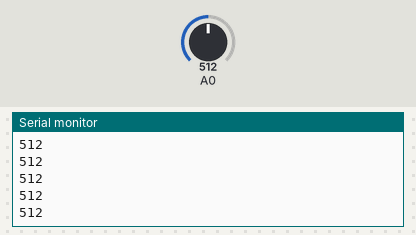
This sketch was run on a simulated Arduino Uno, built with avr-gcc and run on an emulated ATmega328P. Parts: the last lines printed to the serial monitor. The test bench sets the inputs (shaded band); at power-on: A0 = 512.

Above: at 1.2 s.
1.3 s: A0 set to 716
At 2.2 s:
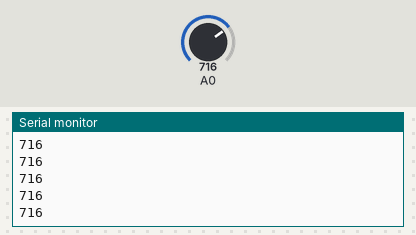
2.8 s: A0 set to 900
At 3.6 s:
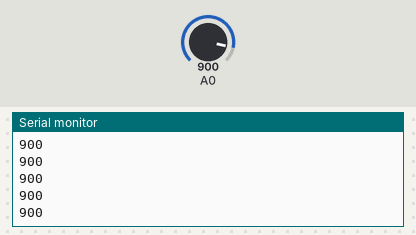
Timing chart, 0 to 5.8 s (numbered marks = the images above; inputs shaded):
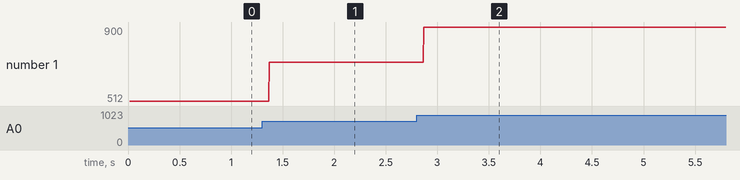

The sketch:

test.ino
```cpp
void setup()
{
    Serial.begin(9600);
    Serial.println("Hello World!");
}

void loop()
{
    Serial.println(analogRead(A0));
}
```

Measured:
- after the input at 1.3 s, the serial monitor: prints a new line after 0.07 s (image 1)
- after the input at 2.8 s, the serial monitor: prints a new line after 0.07 s (image 2)
- plotted number 1: 512 → 716 after the input at 1.3 s, 716 → 900 after the input at 2.8 s
